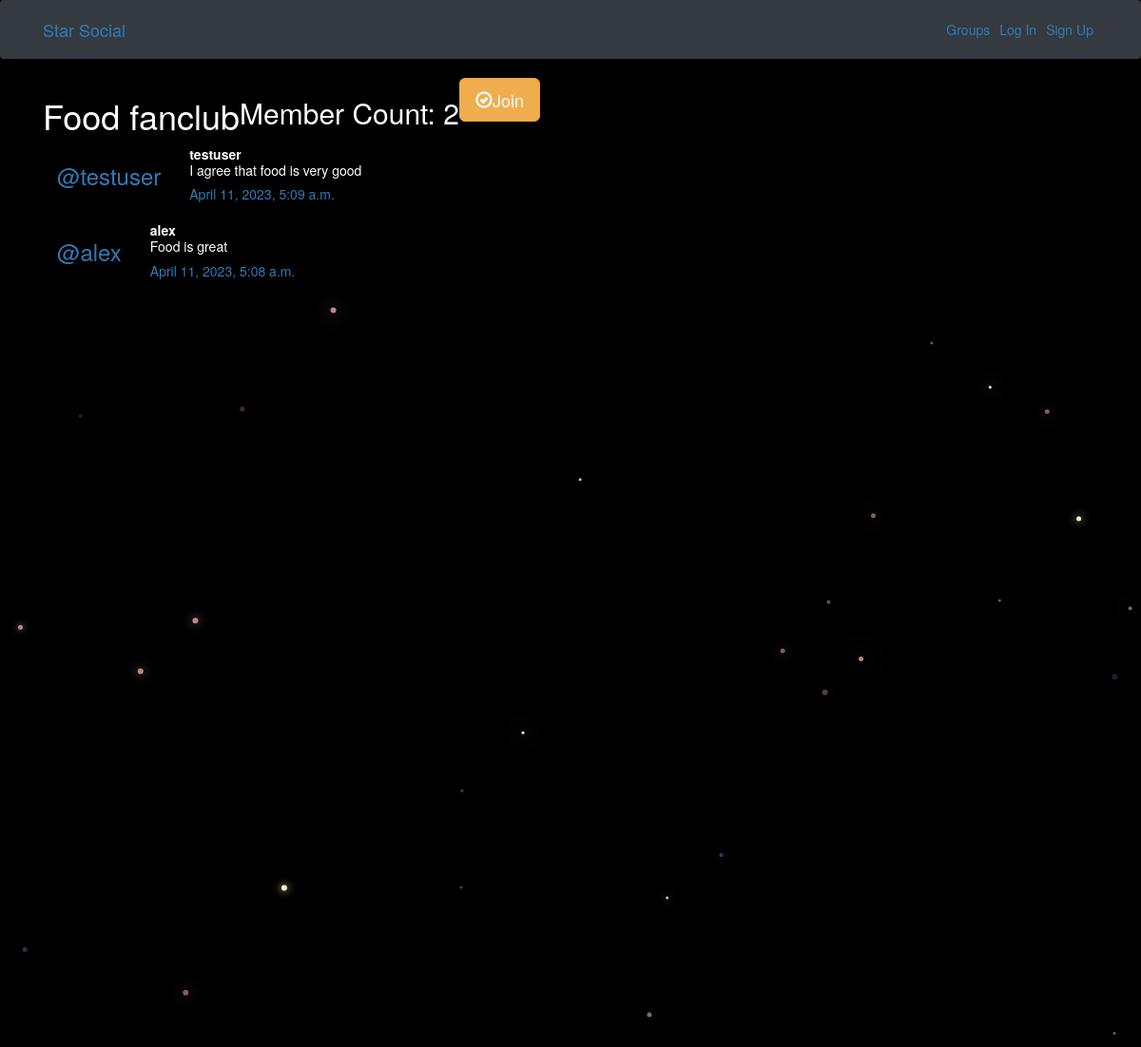
/groups/posts/in/food-fanclub/, run on the app's committed database.
### groups/models.py (models this page shows, shortened)
class Group(models.Model):
    name = models.CharField(max_length = 255, unique = True)
    slug = models.SlugField(allow_unicode = True, unique = True)
    description = models.TextField(blank = True, default = '')
    description_html = models.TextField(editable = False, default = '', blank = True)
    members = models.ManyToManyField(User, through = 'GroupMember')
    class Meta:
        ordering = ['name']

### posts/models.py (models this page shows, shortened)
class Post(models.Model):
    user = models.ForeignKey(User, related_name='posts', on_delete=models.CASCADE)
    created_at = models.DateTimeField(auto_now = True)
    message = models.TextField()
    message_html = models.TextField(editable = False)
    group = models.ForeignKey(Group, related_name = 'posts', null = True, blank = True, on_delete=models.CASCADE)
    class Meta:
        ordering = ['-created_at']
        unique_together = ['user', 'message']

### groups/views.py (the view)
# urls.py: path('posts/in/<slug>/', views.SingleGroup.as_view(), name = 'single'),
class SingleGroup(generic.DetailView):
    model = Group

### groups/templates/groups/group_detail.html (shortened to what this page needs)
{% extends "groups/group_base.html" %}
{% block pregroup %}
<h1>{{group.name}}</h1>
<h2>Member Count: {{group.members.count}}</h2>
<div class = "content">
    {% if user in group.members.all %}
    <!-- 7:10 this basically means if the user is inside this array/list
    of all the members inside of the group model do the following -->
    <a href="{% url 'groups:leave' slug=group.slug %}"
    class = 'btn btn-lg btn-fill btn-warning'><span
    class = 'glyphicon glyphicon-remove-circle'></span>Leave</a>
    <!-- 7:55 he doesnt say what its for but i guess its related to making the url work since slug fixes the urls i think
    he says we will edit it later on -->
    {% else %}
    <a href="{% url 'groups:join' slug=group.slug %}"
    class = 'btn btn-lg btn-fill btn-warning'><span
    class = 'glyphicon glyphicon-ok-circle'></span>Join</a>
    {% endif %}
</div>
{% endblock %}
{% block group_content %}
<div class = "col-md-8">
    {% if group.posts.count == 0 %}
        <h2>No posts in this group yet!</h2>
    {% else %}
        {% for post in group.posts.all %}
            {% include "posts/_post.html" %}
        {% endfor %}
    {% endif %}
</div>
{% endblock %}

### posts/templates/posts/_post.html (shortened to what this page needs)
<div class = "post media">
    <h3 class="mr-5"><a href="{% url 'posts:for_user' username=post.user.username %}">@{{ post.user.username }}</a></h3>
    <div class = "media-body">
        <strong>{{post.user.username}}</strong>
        <h5 class = 'media-heading'>{{ post.message_html|safe }}
        <time class = 'time'><a href="{% url 'posts:single' username=post.user.username pk=post.pk %}">{{ post.created_at }}</a></time>
        </h5>
    </div>
</div>

### static/simplesocial/css/master.css (style rules this page uses)
body { margin: 0; overflow: hidden; background-color: black; color:white; }

### data on the page
Group: name "Food fanclub", members.count "2"
Post: user.username "testuser", message_html "I agree that food is very good", created_at "April 11, 2023, 5:09 a.m."
Post: user.username "alex", message_html "Food is great", created_at "April 11, 2023, 5:08 a.m."
